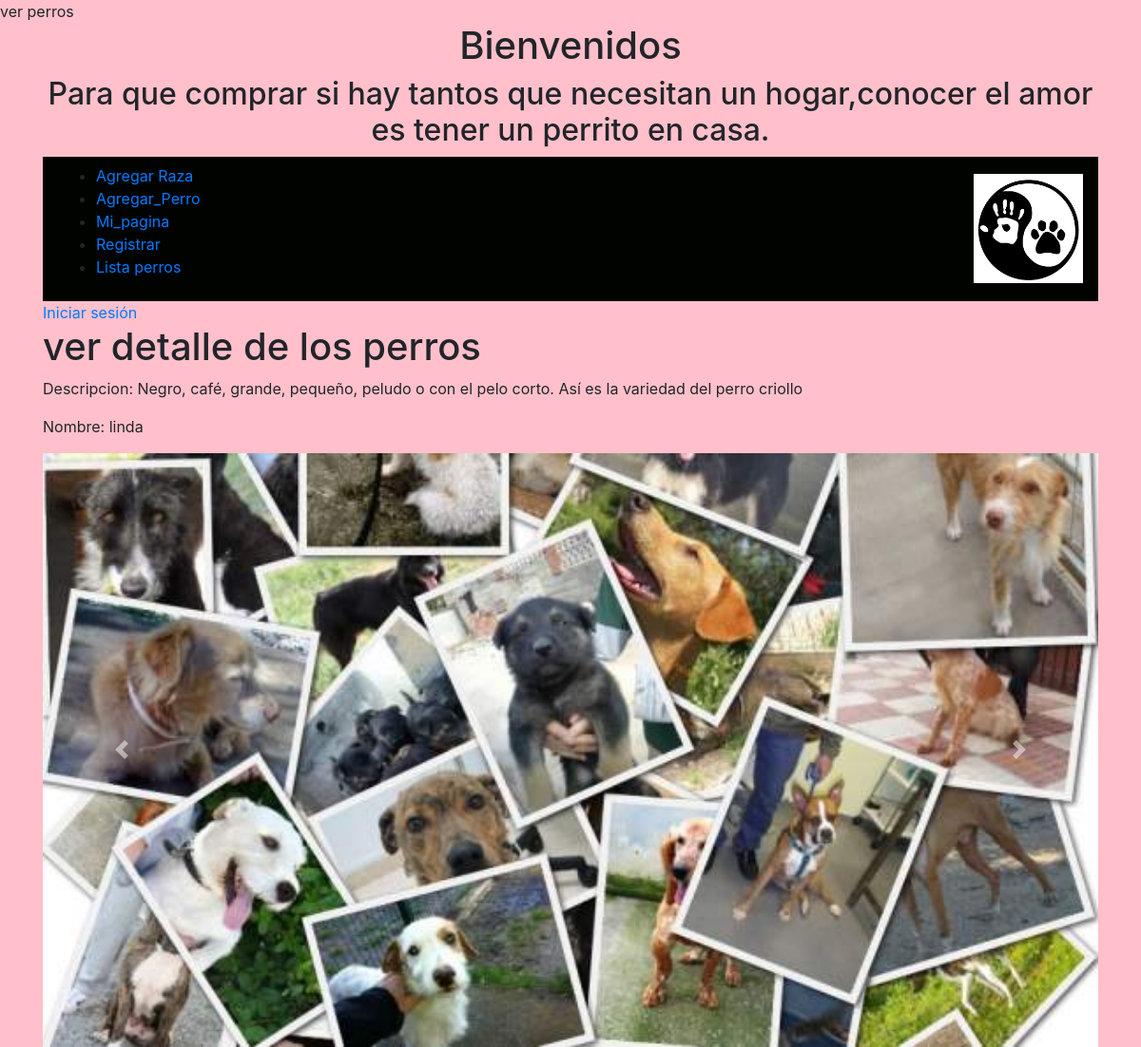
Screenshot of /ver_perros/4/ with the database file from the repository.
### home/models.py (models this page shows, shortened)
class Perro(models.Model):
	nombre = models.CharField(max_length = 100)
	foto=models.ImageField(upload_to="fotos",null=True,blank=True)
	descripcion  = models.TextField(max_length  = 100)
	raza = models.ForeignKey(Raza, on_delete = models.PROTECT)
	cliente = models.ForeignKey(Cliente, on_delete = models.PROTECT)
	cuidador= models.ManyToManyField(Cuidador, null = True,blank = True)
	veterinario = models.ManyToManyField(Veterinario,null = True,blank=True)

### home/views.py (the view)
# urls.py: path('ver_perros/<int:id_product>/', vista_ver_perros, name = 'vista_ver_perros'),
def vista_ver_perros(request,id_product):
	p = Perro.objects.get(id = id_product)
	return render(request, 'ver_perros.html',locals())

### templates/ver_perros.html (shortened to what this page needs)
{% extends 'base.html'%}
{% block content %}
	<h1>ver detalle de los perros</h1>
	<p>
		Descripcion: {{ p.descripcion }}
	</p>
	<p>
		Nombre: {{ p.nombre }}
	</p>
	{% endblock %}

### rows the page displays
Perro: descripcion "Negro, café, grande, pequeño, peludo o con el pelo corto. Así es la variedad del perro criollo", nombre "linda"
